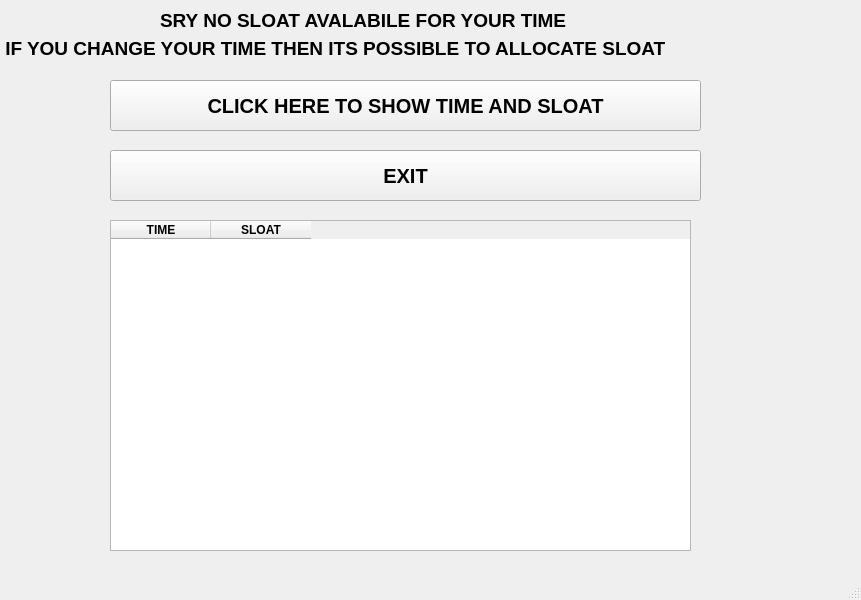
<?xml version="1.0" encoding="UTF-8"?>
<ui version="4.0">
 <class>MainWindow</class>
 <widget class="QMainWindow" name="MainWindow">
  <property name="geometry">
   <rect>
    <x>0</x>
    <y>0</y>
    <width>861</width>
    <height>600</height>
   </rect>
  </property>
  <property name="windowTitle">
   <string>MainWindow</string>
  </property>
  <widget class="QWidget" name="centralwidget">
   <widget class="QLabel" name="label">
    <property name="geometry">
     <rect>
      <x>160</x>
      <y>0</y>
      <width>521</width>
      <height>41</height>
     </rect>
    </property>
    <property name="font">
     <font>
      <pointsize>14</pointsize>
      <weight>75</weight>
      <bold>true</bold>
     </font>
    </property>
    <property name="text">
     <string>SRY NO SLOAT AVALABILE FOR YOUR TIME</string>
    </property>
   </widget>
   <widget class="QLabel" name="label_2">
    <property name="geometry">
     <rect>
      <x>0</x>
      <y>40</y>
      <width>831</width>
      <height>16</height>
     </rect>
    </property>
    <property name="font">
     <font>
      <pointsize>14</pointsize>
      <weight>75</weight>
      <bold>true</bold>
     </font>
    </property>
    <property name="text">
     <string> IF YOU CHANGE YOUR TIME THEN ITS POSSIBLE TO ALLOCATE SLOAT</string>
    </property>
   </widget>
   <widget class="QPushButton" name="pushButton">
    <property name="geometry">
     <rect>
      <x>110</x>
      <y>80</y>
      <width>591</width>
      <height>51</height>
     </rect>
    </property>
    <property name="font">
     <font>
      <pointsize>15</pointsize>
      <weight>75</weight>
      <bold>true</bold>
     </font>
    </property>
    <property name="text">
     <string>CLICK HERE TO SHOW TIME AND SLOAT</string>
    </property>
   </widget>
   <widget class="QPushButton" name="pushButton_2">
    <property name="geometry">
     <rect>
      <x>110</x>
      <y>150</y>
      <width>591</width>
      <height>51</height>
     </rect>
    </property>
    <property name="font">
     <font>
      <pointsize>15</pointsize>
      <weight>75</weight>
      <bold>true</bold>
     </font>
    </property>
    <property name="text">
     <string>EXIT</string>
    </property>
   </widget>
   <widget class="QTableWidget" name="tableWidget">
    <property name="geometry">
     <rect>
      <x>110</x>
      <y>220</y>
      <width>581</width>
      <height>331</height>
     </rect>
    </property>
    <column>
     <property name="text">
      <string>TIME</string>
     </property>
     <property name="font">
      <font>
       <weight>75</weight>
       <bold>true</bold>
      </font>
     </property>
    </column>
    <column>
     <property name="text">
      <string>SLOAT</string>
     </property>
     <property name="font">
      <font>
       <weight>75</weight>
       <bold>true</bold>
      </font>
     </property>
    </column>
   </widget>
  </widget>
  <widget class="QMenuBar" name="menubar">
   <property name="geometry">
    <rect>
     <x>0</x>
     <y>0</y>
     <width>861</width>
     <height>26</height>
    </rect>
   </property>
  </widget>
  <widget class="QStatusBar" name="statusbar"/>
 </widget>
 <resources/>
 <connections/>
</ui>
